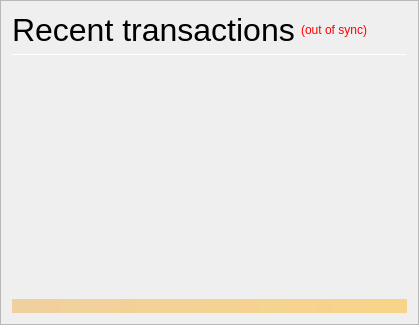
                <widget class="QFrame" name="frame_RecentTransactions">
                 <property name="minimumSize">
                  <size>
                   <width>0</width>
                   <height>0</height>
                  </size>
                 </property>
                 <property name="frameShape">
                  <enum>QFrame::StyledPanel</enum>
                 </property>
                 <property name="frameShadow">
                  <enum>QFrame::Raised</enum>
                 </property>
                 <layout class="QVBoxLayout" name="verticalLayout_1" stretch="0,0,0,0,0">
                  <item>
                   <layout class="QHBoxLayout" name="horizontalLayout_2">
                    <item>
                     <widget class="QLabel" name="label_4">
                      <property name="minimumSize">
                       <size>
                        <width>0</width>
                        <height>20</height>
                       </size>
                      </property>
                      <property name="font">
                       <font>
                        <pointsize>24</pointsize>
                        <weight>50</weight>
                        <bold>false</bold>
                       </font>
                      </property>
                      <property name="text">
                       <string>Recent transactions</string>
                      </property>
                     </widget>
                    </item>
                    <item>
                     <widget class="QLabel" name="labelTransactionsStatus">
                      <property name="cursor">
                       <cursorShape>WhatsThisCursor</cursorShape>
                      </property>
                      <property name="toolTip">
                       <string>The displayed information may be out of date. Your wallet automatically synchronizes with the PIVX network after a connection is established, but this process has not completed yet.</string>
                      </property>
                      <property name="styleSheet">
                       <string notr="true">QLabel { color: red; }</string>
                      </property>
                      <property name="text">
                       <string notr="true">(out of sync)</string>
                      </property>
                      <property name="alignment">
                       <set>Qt::AlignRight|Qt::AlignTrailing|Qt::AlignVCenter</set>
                      </property>
                     </widget>
                    </item>
                    <item>
                     <spacer name="horizontalSpacer">
                      <property name="orientation">
                       <enum>Qt::Horizontal</enum>
                      </property>
                      <property name="sizeHint" stdset="0">
                       <size>
                        <width>40</width>
                        <height>20</height>
                       </size>
                      </property>
                     </spacer>
                    </item>
                   </layout>
                  </item>
                  <item>
                   <widget class="Line" name="line">
                    <property name="minimumSize">
                     <size>
                      <width>0</width>
                      <height>1</height>
                     </size>
                    </property>
                    <property name="maximumSize">
                     <size>
                      <width>16777215</width>
                      <height>1</height>
                     </size>
                    </property>
                    <property name="orientation">
                     <enum>Qt::Horizontal</enum>
                    </property>
                   </widget>
                  </item>
                  <item>
                   <widget class="QListView" name="listTransactions">
                    <property name="minimumSize">
                     <size>
                      <width>0</width>
                      <height>0</height>
                     </size>
                    </property>
                    <property name="styleSheet">
                     <string notr="true">QListView { background: transparent; }</string>
                    </property>
                    <property name="frameShape">
                     <enum>QFrame::NoFrame</enum>
                    </property>
                    <property name="verticalScrollBarPolicy">
                     <enum>Qt::ScrollBarAlwaysOff</enum>
                    </property>
                    <property name="horizontalScrollBarPolicy">
                     <enum>Qt::ScrollBarAlwaysOff</enum>
                    </property>
                    <property name="selectionMode">
                     <enum>QAbstractItemView::NoSelection</enum>
                    </property>
                   </widget>
                  </item>
                  <item>
                   <spacer name="verticalSpacer_2">
                    <property name="orientation">
                     <enum>Qt::Vertical</enum>
                    </property>
                    <property name="sizeType">
                     <enum>QSizePolicy::Expanding</enum>
                    </property>
                    <property name="sizeHint" stdset="0">
                     <size>
                      <width>20</width>
                      <height>40</height>
                     </size>
                    </property>
                   </spacer>
                  </item>
                  <item>
                   <widget class="QLabel" name="labelAlerts">
                    <property name="maximumSize">
                     <size>
                      <width>16777215</width>
                      <height>16777215</height>
                     </size>
                    </property>
                    <property name="styleSheet">
                     <string notr="true">background-color: qlineargradient(x1: 0, y1: 0, x2: 1, y2: 0, stop:0 #F0D0A0, stop:1 #F8D488); color:#000000;</string>
                    </property>
                    <property name="text">
                     <string/>
                    </property>
                    <property name="wordWrap">
                     <bool>true</bool>
                    </property>
                    <property name="margin">
                     <number>3</number>
                    </property>
                   </widget>
                  </item>
                 </layout>
                </widget>
